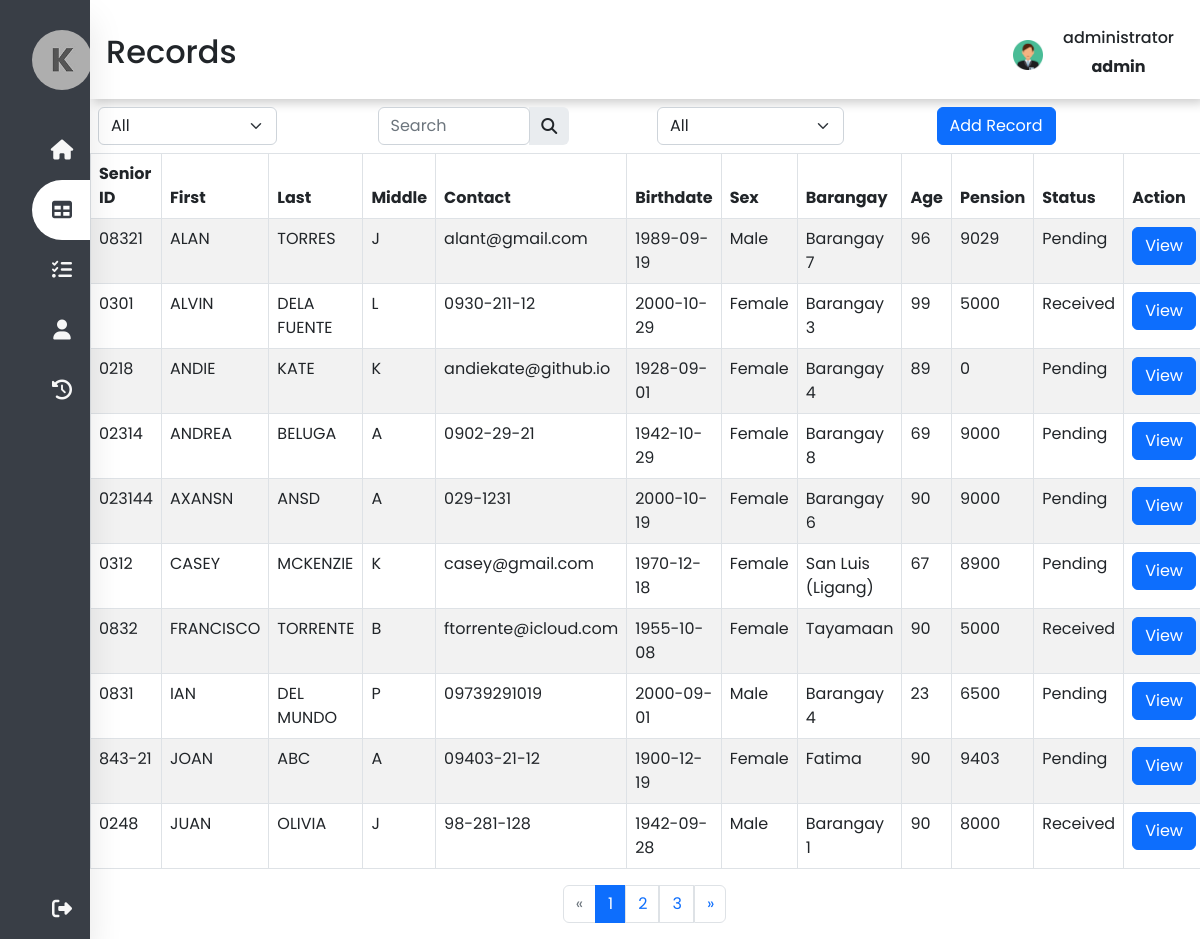
Page /deprecated/records.php (signed in) on the earlier database version.
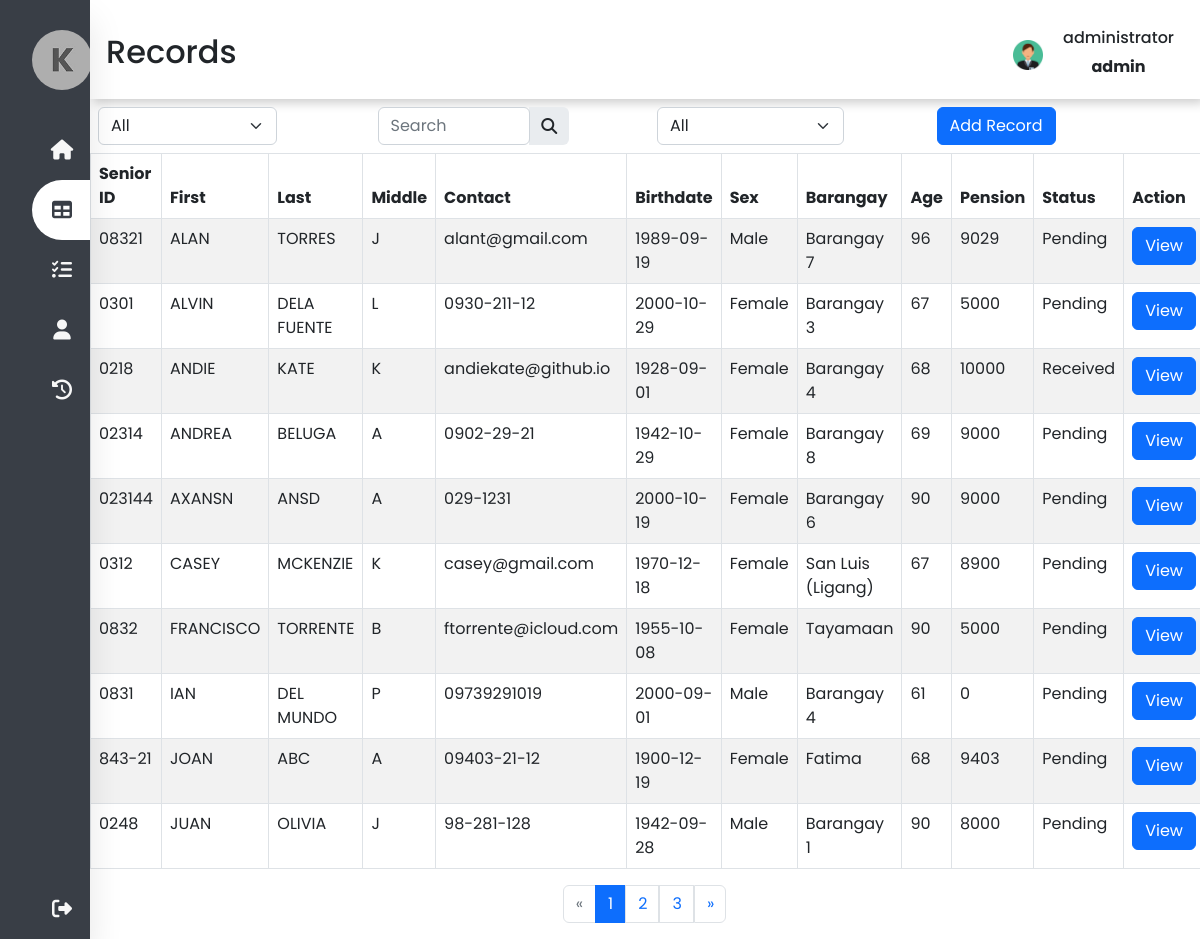
Same page on the later database version.
### tables this page shows
CREATE TABLE `tbl_records` (
  `id` int(11) NOT NULL,
  `fx_id` varchar(50) NOT NULL,
  `fx_firstname` varchar(50) NOT NULL,
  `fx_lastname` varchar(50) NOT NULL,
  `fx_middlename` varchar(50) NOT NULL,
  `fx_contact` varchar(150) NOT NULL,
  `fd_birthdate` date NOT NULL,
  `fx_gender` varchar(50) NOT NULL,
  `fx_barangay` varchar(150) NOT NULL,
  `fn_age` int(3) NOT NULL,
  `fn_pension` bigint(50) NOT NULL,
  `fn_status` varchar(50) NOT NULL,
  `life_status` varchar(150) NOT NULL
);

### deprecated/records.php (the view, shortened to what the changed rows need)
<?php
include('conn/connection.php');
$limit = isset($_SESSION['records-limit']) ? $_SESSION['records-limit'] : 10;
$page = isset($_GET['page']) ? $_GET['page'] : 1;
$paginationStart = ($page - 1) * $limit;
$records = $conn->query("SELECT * FROM tbl_records ORDER BY `tbl_records`.`fx_firstname` ASC LIMIT $paginationStart, $limit");
$allrecords = $records->fetch_all(MYSQLI_ASSOC);
if (isset($_SESSION['user_id']) && isset($_SESSION['user_name'])) {
?>
<!DOCTYPE html>
<html lang="en">
<head>
    <link href="https://cdn.jsdelivr.net/npm/bootstrap@5.2.2/dist/css/bootstrap.min.css" rel="stylesheet">
    <link rel="stylesheet" type="text/css" href="css/g_style.css">
    <link rel="stylesheet" type="text/css" href="css/records_style.css">
    <link rel="stylesheet" href="https://cdnjs.cloudflare.com/ajax/libs/font-awesome/6.2.0/css/all.min.css">
</head>
<body>
    <div class="main-content">
        <header>
            <div class="header-title">
                <h2>
                    <label for="">
                        Records
                </h2>
            </div>
        </header>
        <div class="table-div t-1" id="container">
            <table id="datatable" class="table table-striped table-bordered">
                <thead>
                    <tr>
                        <th scope="col">Senior ID</th>
                        <th scope="col">First</th>
                        <th scope="col">Last</th>
                        <th scope="col">Middle</th>
                        <th scope="col">Contact</th>
                        <th scope="col">Birthdate</th>
                        <th scope="col">Sex</th>
                        <th scope="col">Barangay</th>
                        <th scope="col">Age</th>
                        <th scope="col">Pension</th>
                        <th scope="col">Status</th>
                        <th scope="col">Action</th>
                    </tr>
                </thead>
                <tbody>
                    <?php foreach($allrecords as $row) :  ?>
                    <tr>
                        <td id="sid"> <?php echo $row['fx_id']; ?> </td>
                        <td> <?php echo $row['fx_firstname']; ?> </td>
                        <td> <?php echo $row['fx_lastname']; ?> </td>
                        <td> <?php echo $row['fx_middlename']; ?> </td>
                        <td> <?php echo $row['fx_contact']; ?> </td>
                        <td> <?php echo $row['fd_birthdate']; ?> </td>
                        <td> <?php echo $row['fx_gender']; ?> </td>
                        <td> <?php echo $row['fx_barangay']; ?> </td>
                        <td> <?php echo $row['fn_age']; ?> </td>
                        <td> <?php echo $row['fn_pension']; ?> </td>
                        <td> <?php echo $row['fn_status']; ?> </td>
                        <td> <button id='<?php echo $row['fx_id']; ?>' class="view btn btn-primary"
                                style="width: auto;">View</button></td>
                    </tr>
                    <?php endforeach; ?>
                </tbody>
            </table>
        </div>
    </div>
</body>
</html>
<?php
}else{
    header("Location: index.php");
    exit();
}
?>

Differences in the rows shown:
changed tbl_records "ALVIN": fn_age "99" → "67"; fn_status "Received" → "Pending"
changed tbl_records "ANDIE": fn_age "89" → "68"; fn_pension "0" → "10000"; fn_status "Pending" → "Received"
changed tbl_records "FRANCISCO": fn_status "Received" → "Pending"
changed tbl_records "IAN": fn_age "23" → "61"; fn_pension "6500" → "0"
changed tbl_records "JOAN": fn_age "90" → "68"
changed tbl_records "JUAN": fn_status "Received" → "Pending"
